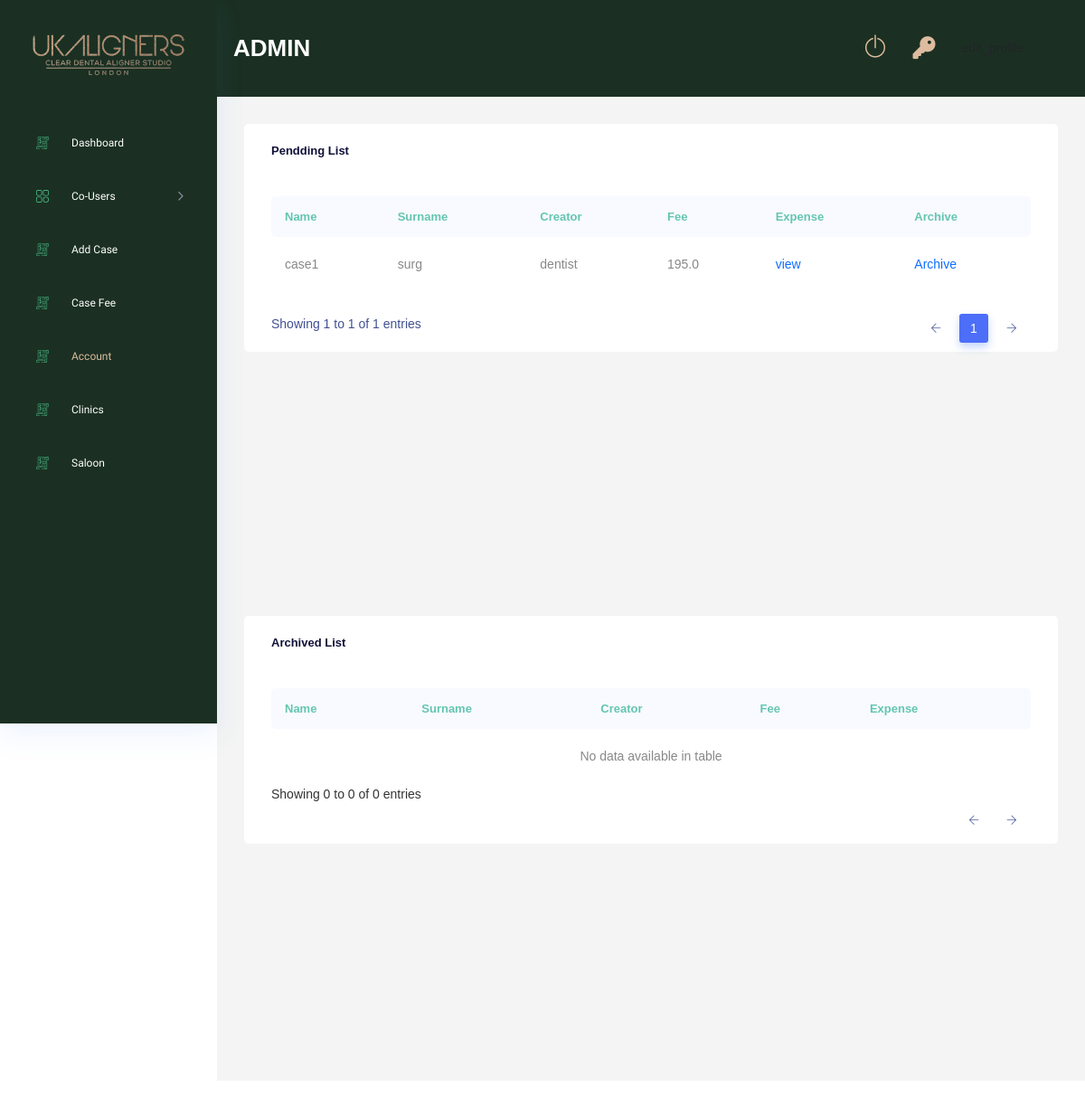
Before: /fee-list/ (signed in) with the older database file.
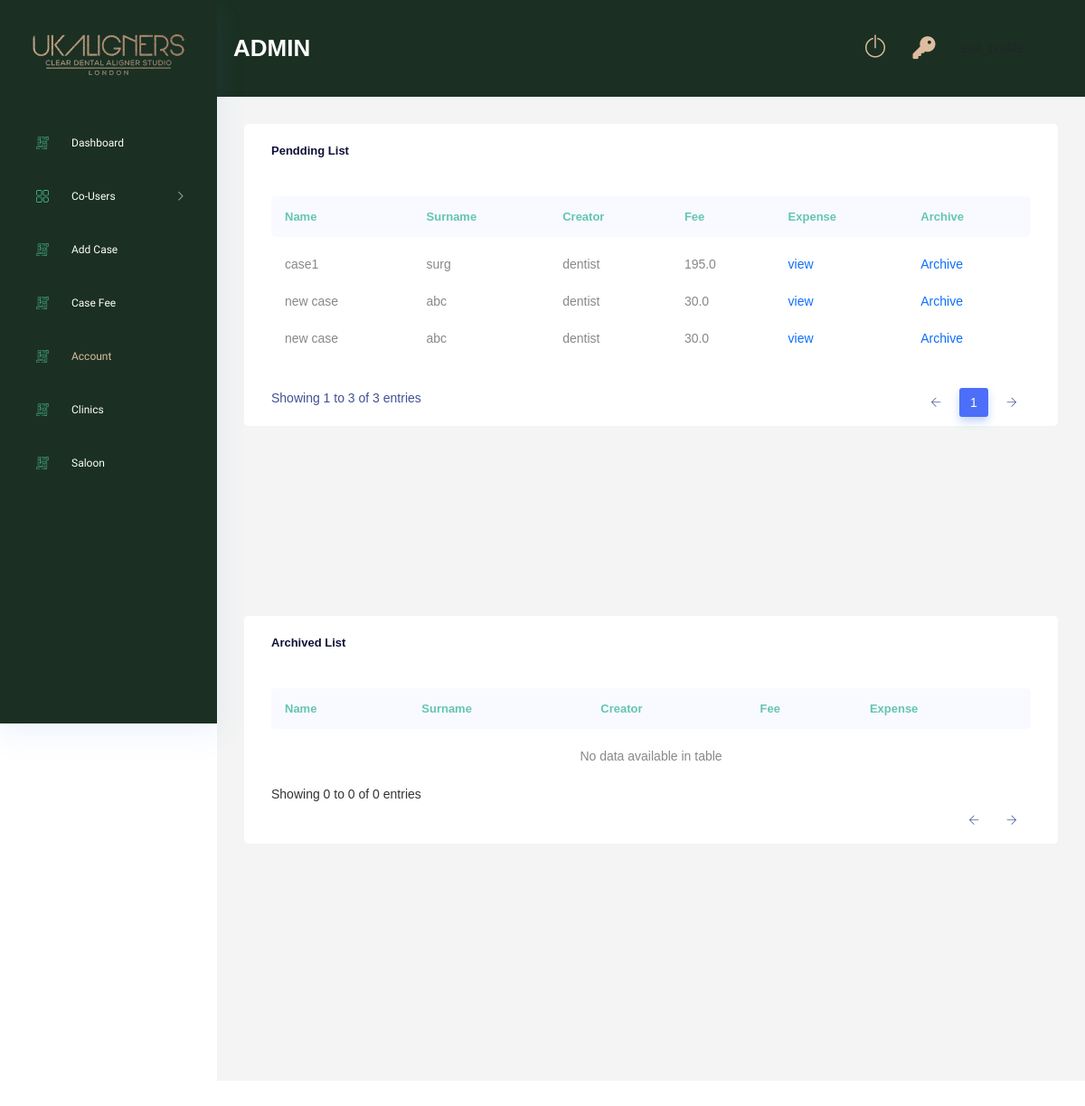
After: the same page with the newer database file.
### Case/models.py (models this page shows, shortened)
class Case(models.Model):
    GENDER_CHOICES = (
        ("male","male"),
        ("female","female"),
        ("other","other")
        )
    ORTHODONTIC_CHOICES = (
        ("yes","yes"),
        ("no","no")
        )
    TREATMENT_REQUIRED_CHOICES = (
        ("full treatment","full treatment"),
        ("continuation","continuation"),
        ("refinement","refinement"),
        ("retainer","retainer")
    )
    OPTIONAL_TREATMENT = (
        ("replacement","replacement"),
        ("mouthguard","mouthguard"),
        ("smile design","smile design")
    )
    SECTION_CHOICES = (
        ("both arches","both arches"),
        ("upper only","upper only"),
        ("lower only","lower only")
    )
    TREATMENT_CHOICES = (
        ("essential","essential"),
        ("advance","advance"),
        ("comprehensive","comprehensive")
    )
    clinic                          = models.ForeignKey(Clinic, on_delete=models.DO_NOTHING,null=True,blank=True)
    dentist                         = models.ForeignKey(Dentist, on_delete=models.DO_NOTHING, null=True, blank=True)
    saloon_owner                    = models.ForeignKey(Saloon_owner, on_delete=models.DO_NOTHING, null=True, blank=True)
    saloon                          = models.ForeignKey(Saloon, on_delete=models.DO_NOTHING, null=True, blank=True)
    name                            = models.CharField(max_length=250)
    surname                         = models.CharField(max_length=250,null=True, blank=True)
    gender                          = models.CharField(max_length=50,choices=GENDER_CHOICES)
    age                             = models.IntegerField(null=True, blank=True)
    treatment_required              = models.CharField(max_length=100,choices=TREATMENT_REQUIRED_CHOICES)
    optional_treatment              = models.CharField(max_length=100,choices=OPTIONAL_TREATMENT, null=True, blank=True)
    orthodontic_treatment_past      = models.CharField(max_length=10,null=True, blank=True, choices=ORTHODONTIC_CHOICES)
    section                         = models.CharField(max_length=250,null=True, blank=True, choices=SECTION_CHOICES)
    treatment_type                  = models.CharField(max_length=250,null=True, blank=True, choices=TREATMENT_CHOICES)
    upper_jaw                       = models.FileField(upload_to="upper_jaws",null=True, blank=True)
    lower_jaw                       = models.FileField(upload_to="lower_jaws",null=True, blank=True)
    rquest_collection               = models.BooleanField(default=False)
    additional_information          = models.TextField(null=True, blank=True)
    planner                         = models.ForeignKey(Planner,on_delete=models.DO_NOTHING, null=True, blank=True)
    technician                      = models.ForeignKey(Technician,on_delete=models.DO_NOTHING, null=True, blank=True)
    status                          = models.CharField(max_length=250, default="new", null=True, blank=True)
    ortho_id                        = models.CharField(max_length=255, null=True, blank=True)
    aligners_upper                  = models.IntegerField(null=True, blank=True)
    aligners_lower                  = models.IntegerField(null=True, blank=True)
    retainer_upper                  = models.IntegerField(null=True, blank=True)
    retainer_lower                  = models.IntegerField(null=True, blank=True)
    treatment_plan_upper            = models.IntegerField(null=True, blank=True)
    treatment_plan_lower            = models.IntegerField(null=True, blank=True)
    duration                        = models.IntegerField(null=True, blank=True)
    progress                        = models.CharField(max_length=255, null=True, blank=True)
    created_at                      = models.DateField(auto_now_add=True, null=True)
    fee_cleared                     = models.BooleanField(default=False)
    totel_fee                       = models.FloatField(default=0.0,null=True,blank=True)
    manager_paid                    = models.BooleanField(default=False)
    planner_paid                    = models.BooleanField(default=False)
    technician_paid                 = models.BooleanField(default=False)
    refinement                      = models.IntegerField(default=0)
    class Meta:
        verbose_name_plural = "Cases"

### DentistRoll/models.py (models this page shows)
class Dentist(models.Model):
    user                    = models.OneToOneField(Users, on_delete=models.CASCADE)
    surname                 = models.CharField(max_length=150,null=True,blank=True)
    number                  = models.CharField(max_length=150,null=True,blank=True)
    clinic                  = models.ManyToManyField(Clinic)
    manager                 = models.ForeignKey(Manager, on_delete=models.DO_NOTHING, null=True, blank=True)
    code                    = models.CharField(max_length=150,null=True,blank=True)
    class Meta:
        verbose_name_plural = "Dentists"
    def __str__(self):
        return self.user.username

### Users/models.py (models this page shows, shortened)
class Account(AbstractBaseUser):
    email 					= models.EmailField(verbose_name="email", max_length=60, unique=True)
    username 				= models.CharField(max_length=30)
    date_joined				= models.DateTimeField(verbose_name='date joined', auto_now_add=True)
    last_login				= models.DateTimeField(verbose_name='last login', auto_now=True)
    is_active				= models.BooleanField(default=True)
    is_staff				= models.BooleanField(default=False)
    is_superuser			= models.BooleanField(default=False)
    is_admin				= models.BooleanField(default=False)
    is_manager   			= models.BooleanField(default=False)
    is_planner   			= models.BooleanField(default=False)
    is_technician   		= models.BooleanField(default=False)
    is_dentist      		= models.BooleanField(default=False)
    is_salon           		= models.BooleanField(default=False)
    is_individual     		= models.BooleanField(default=False)
    hide_email				= models.BooleanField(default=True)
    USERNAME_FIELD = 'email'
    REQUIRED_FIELDS = ['username']
    objects = MyAccountManager()

### AdminRoll/views.py (the view)
# urls.py: path('fee-list/', views.fee_list, name="fee_list"),
@login_required(login_url='login')
def fee_list(request):
    if request.user.is_admin:
        cases_accept = Case.objects.filter(status = 'accepted', fee_cleared=False)
        cases_tc = Case.objects.filter(status = 'tc', fee_cleared=False)
        cases_treatment = Case.objects.filter(status = 'treatment', fee_cleared=False)
        total_unpaid_cases = list(chain(cases_accept, cases_tc, cases_treatment))
        cases_accept_paid = Case.objects.filter(status = 'accepted', fee_cleared=True)
        cases_tc_paid = Case.objects.filter(status = 'tc', fee_cleared=True)
        cases_treatment_paid = Case.objects.filter(status = 'treatment', fee_cleared=True)
        total_paid_cases = list(chain(cases_accept_paid, cases_tc_paid, cases_treatment_paid))
        context = {
            'total_unpaid_cases':total_unpaid_cases,
            'total_paid_cases':total_paid_cases
        }
        return render(request,'adminRoll/fee.html',context)
    else:
        return redirect('login')

### AdminRoll/templates/adminRoll/fee.html (shortened to what the changed rows need)
{% extends 'base.html' %}
{% load static %}
{% block content %}
<div class="main_content_iner ">
    <div class="container-fluid p-0">
        <div class="row justify-content-center">
            <div class="col-lg-12">
                <div class="white_card card_height_100 mb_30">
                    <div class="white_card">
                        <div class="QA_section plr_30">
                            <div class="QA_table mb_30">
                                <table class="table lms_table_active ">
                                    <thead>
                                        <tr>
                                            <th scope="col">Name</th>
                                            <th scope="col">Surname</th>
                                            <th scope="col">Creator</th>
                                            <th scope="col">Fee</th>
                                            <th scope="col">Expense</th>
                                            <th scope="col">Archive</th>
                                        </tr>
                                    </thead>
                                    <tbody>
                                        {% for obj in total_unpaid_cases %}
                                        <tr>
                                            <td>{{ obj.name }}</td>
                                            <td>{{ obj.surname }}</td>
                                            {% if obj.dentist  %}
                                            <td>{{ obj.dentist }}</td>
                                            {% else %}
                                                <td>{{ obj.saloon_owner }}</td>
                                            {% endif %}
                                            <td>{{ obj.totel_fee }}</td>
                                            <td><a href="{% url 'AdminRoll:expense' obj.id %}">view</a></td>
                                            <td><a href="{% url 'AdminRoll:archive' obj.id %}">Archive</a></td>
                                        </tr>
                                        {% endfor %}
                                    </tbody>
                                </table>
                            </div>
                        </div>
                    </div>
                </div>
            </div>
        </div>
    </div>
</div>
<div class="main_content_iner ">
    <div class="container-fluid p-0">
        <div class="row justify-content-center">
            <div class="col-lg-12">
                <div class="white_card card_height_100 mb_30">
                    <div class="white_card">
                        <div class="QA_section plr_30">
                            <div class="QA_table mb_30">
                                <table class="table lms_table_active ">
                                    <thead>
                                        <tr>
                                            <th scope="col">Name</th>
                                            <th scope="col">Surname</th>
                                            <th scope="col">Creator</th>
                                            <th scope="col">Fee</th>
                                            <th scope="col">Expense</th>
                                        </tr>
                                    </thead>
                                </table>
                            </div>
                        </div>
                    </div>
                </div>
            </div>
        </div>
    </div>
</div>
{% endblock %}

Changed rows visible on the page:
added Case: name "new case", surname "abc", dentist "dentist", totel_fee "30.0"
now on this page (row edited): Case: name "new case", surname "abc", dentist "dentist", totel_fee "30.0"
Other visible differences:
text written by a page script: "Showing 1 to 1 of 1 entries 1" → "Showing 1 to 3 of 3 entries 1"
